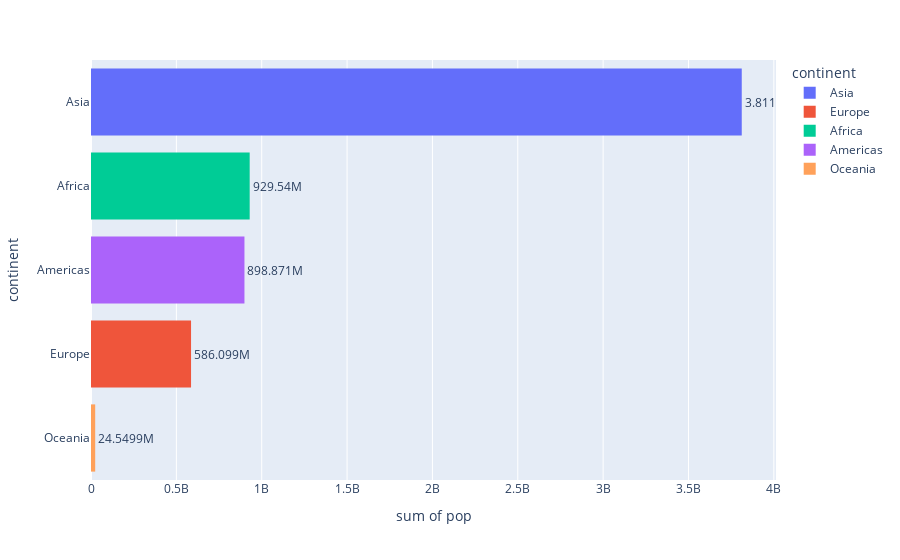

Notebook code for this chart:
### Markdown cell above
## Question 3:

Add text to each bar that represents the population

### Code cell
# YOUR CODE HERE

da = df.groupby("year").get_group(2007)
da

a = px.histogram(da , x = "pop" , y = 'continent' , color = 'continent' , orientation = 'h' )
a.update_yaxes( categoryorder= "total ascending")
a.update_traces(texttemplate = '%{x:2s}' , textposition = 'outside')
a.show()

### Figure 1 — Plotly figure (JSON) as saved in the notebook; plotly's stock layout.template omitted (floating-point values rounded to 4 significant figures)
{"data": [{"alignmentgroup": "True", "bingroup": "y", "histfunc": "sum", "hovertemplate": "continent=%{y}<br>sum of pop=%{x}<extra></extra>", "legendgroup": "Asia", "marker": {"color": "#636efa", "pattern": {"shape": ""}}, "name": "Asia", "offsetgroup": "Asia", "orientation": "h", "showlegend": true, "textposition": "outside", "texttemplate": "%{x:2s}", "type": "histogram", "x": [31889923, 708573, 150448339, 14131858, 1318683096, 6980412, 1110396331, 223547000, 69453570, 27499638, 6426679, 127467972, 6053193, 23301725, 49044790, 2505559, 3921278, 24821286, 2874127, 47761980, 28901790, 3204897, 169270617, 91077287, 27601038, 4553009, 20378239, 19314747, 23174294, 65068149, 85262356, 4018332, 22211743], "xaxis": "x", "y": ["Asia", "Asia", "Asia", "Asia", "Asia", "Asia", "Asia", "Asia", "Asia", "Asia", "Asia", "Asia", "Asia", "Asia", "Asia", "Asia", "Asia", "Asia", "Asia", "Asia", "Asia", "Asia", "Asia", "Asia", "Asia", "Asia", "Asia", "Asia", "Asia", "Asia", "Asia", "Asia", "Asia"], "yaxis": "y"}, {"alignmentgroup": "True", "bingroup": "y", "histfunc": "sum", "hovertemplate": "continent=%{y}<br>sum of pop=%{x}<extra></extra>", "legendgroup": "Europe", "marker": {"color": "#EF553B", "pattern": {"shape": ""}}, "name": "Europe", "offsetgroup": "Europe", "orientation": "h", "showlegend": true, "textposition": "outside", "texttemplate": "%{x:2s}", "type": "histogram", "x": [3600523, 8199783, 10392226, 4552198, 7322858, 4493312, 10228744, 5468120, 5238460, 61083916, 82400996, 10706290, 9956108, 301931, 4109086, 58147733, 684736, 16570613, 4627926, 38518241, 10642836, 22276056, 10150265, 5447502, 2009245, 40448191, 9031088, 7554661, 71158647, 60776238], "xaxis": "x", "y": ["Europe", "Europe", "Europe", "Europe", "Europe", "Europe", "Europe", "Europe", "Europe", "Europe", "Europe", "Europe", "Europe", "Europe", "Europe", "Europe", "Europe", "Europe", "Europe", "Europe", "Europe", "Europe", "Europe", "Europe", "Europe", "Europe", "Europe", "Europe", "Europe", "Europe"], "yaxis": "y"}, {"alignmentgroup": "True", "bingroup": "y", "histfunc": "sum", "hovertemplate": "continent=%{y}<br>sum of pop=%{x}<extra></extra>", "legendgroup": "Africa", "marker": {"color": "#00cc96", "pattern": {"shape": ""}}, "name": "Africa", "offsetgroup": "Africa", "orientation": "h", "showlegend": true, "textposition": "outside", "texttemplate": "%{x:2s}", "type": "histogram", "x": [33333216, 12420476, 8078314, 1639131, 14326203, 8390505, 17696293, 4369038, 10238807, 710960, 64606759, 3800610, 18013409, 496374, 80264543, 551201, 4906585, 76511887, 1454867, 1688359, 22873338, 9947814, 1472041, 35610177, 2012649, 3193942, 6036914, 19167654, 13327079, 12031795, 3270065, 1250882, 33757175, 19951656, 2055080, 12894865, 135031164, 798094, 8860588, 199579, 12267493, 6144562, 9118773, 43997828, 42292929, 1133066, 38139640, 5701579, 10276158, 29170398, 11746035, 12311143], "xaxis": "x", "y": ["Africa", "Africa", "Africa", "Africa", "Africa", "Africa", "Africa", "Africa", "Africa", "Africa", "Africa", "Africa", "Africa", "Africa", "Africa", "Africa", "Africa", "Africa", "Africa", "Africa", "Africa", "Africa", "Africa", "Africa", "Africa", "Africa", "Africa", "Africa", "Africa", "Africa", "Africa", "Africa", "Africa", "Africa", "Africa", "Africa", "Africa", "Africa", "Africa", "Africa", "Africa", "Africa", "Africa", "Africa", "Africa", "Africa", "Africa", "Africa", "Africa", "Africa", "Africa", "Africa"], "yaxis": "y"}, {"alignmentgroup": "True", "bingroup": "y", "histfunc": "sum", "hovertemplate": "continent=%{y}<br>sum of pop=%{x}<extra></extra>", "legendgroup": "Americas", "marker": {"color": "#ab63fa", "pattern": {"shape": ""}}, "name": "Americas", "offsetgroup": "Americas", "orientation": "h", "showlegend": true, "textposition": "outside", "texttemplate": "%{x:2s}", "type": "histogram", "x": [40301927, 9119152, 190010647, 33390141, 16284741, 44227550, 4133884, 11416987, 9319622, 13755680, 6939688, 12572928, 8502814, 7483763, 2780132, 108700891, 5675356, 3242173, 6667147, 28674757, 3942491, 1056608, 301139947, 3447496, 26084662], "xaxis": "x", "y": ["Americas", "Americas", "Americas", "Americas", "Americas", "Americas", "Americas", "Americas", "Americas", "Americas", "Americas", "Americas", "Americas", "Americas", "Americas", "Americas", "Americas", "Americas", "Americas", "Americas", "Americas", "Americas", "Americas", "Americas", "Americas"], "yaxis": "y"}, {"alignmentgroup": "True", "bingroup": "y", "histfunc": "sum", "hovertemplate": "continent=%{y}<br>sum of pop=%{x}<extra></extra>", "legendgroup": "Oceania", "marker": {"color": "#FFA15A", "pattern": {"shape": ""}}, "name": "Oceania", "offsetgroup": "Oceania", "orientation": "h", "showlegend": true, "textposition": "outside", "texttemplate": "%{x:2s}", "type": "histogram", "x": [20434176, 4115771], "xaxis": "x", "y": ["Oceania", "Oceania"], "yaxis": "y"}], "layout": {"barmode": "relative", "legend": {"title": {"text": "continent"}, "tracegroupgap": 0}, "margin": {"t": 60}, "xaxis": {"anchor": "y", "domain": [0, 1], "title": {"text": "sum of pop"}}, "yaxis": {"anchor": "x", "categoryarray": ["Oceania", "Americas", "Africa", "Europe", "Asia"], "categoryorder": "total ascending", "domain": [0, 1], "title": {"text": "continent"}}}}
